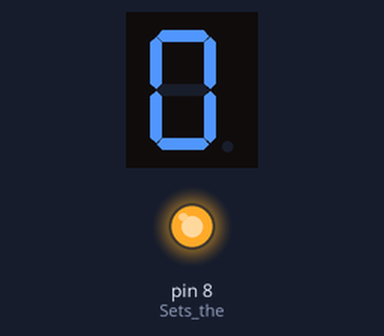
Recording of a sketch running on a simulated Arduino Uno, built with avr-gcc and run on an emulated ATmega328P. On the bench: 1-digit seven-segment display, output pins drawn as LEDs (lit = HIGH). Wiring (inferred from the names in the program): 1-digit 7-segment display, segments lit when HIGH: segments pin 6, pin 9, pin 7, pin 10, pin 5, pin 11, pin 12. The segment pins are drawn as the display they are named for; pins used as bus, display or sensor lines are not drawn.

Above: at 0.1 s.
At 5.1 s:
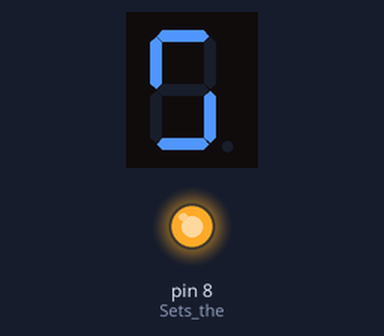
At 7.1 s:
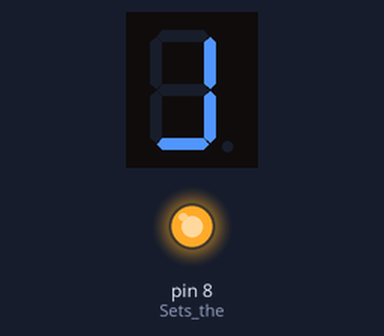
At 9.1 s:
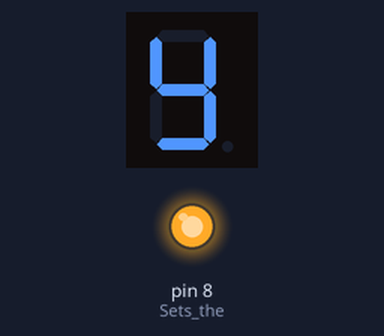
Timing chart, 0 to 10.6 s (numbered marks = the images above):
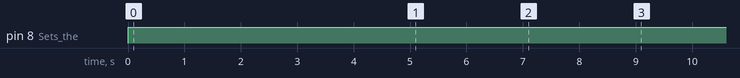

Measured:
- by itself, pin 8 (Sets_the): LOW → HIGH at 0.00 s
- by itself, everything shown: repeats every 10.0 s, in 10 steps
- what the display in image 1 shows lasts 1.0 s, from 5.0 s to 6.0 s

The sketch:

7_Segments_Version_1.ino
```cpp
/* ----- This program is used to control a one digit 7 segment to count from numbers 0-9 using the simpliest way possible. -----
   ----- The simpliest means knowing how to set all the pins as an output and know how to call them in the loop as well.   -----
   ----- Part of the goal of this is to know the purpose of each pin and know which is connected to which in order to      -----
   -----                            know how to diplay a number from 0-9 in this device.                                   ----- */


void setup() {   // This runs the code once

pinMode(5, OUTPUT);  // Sets the #1 pin (Led E) of the 7 Segment as an output
pinMode(6, OUTPUT);  // Sets the #2 pin (Led D) of the 7 Segment as an output
pinMode(7, OUTPUT);  // Sets the #4 pin (Led C) of the 7 Segment as an output
pinMode(8, OUTPUT);  // Sets the #5 pin (Led DP) of the 7 Segment as an output
pinMode(9, OUTPUT);  // Sets the #6 pin (Led B) of the 7 Segment as an output
pinMode(10,OUTPUT);  // Sets the #7 pin (Led A) of the 7 Segment as an output
pinMode(11,OUTPUT);  // Sets the #9 pin (Led F) of the 7 Segment as an output
pinMode(12,OUTPUT);  // Sets the #10 pin (Led G) of the 7 Segment as an output

} // End of the setup

void loop() {   // This runs the code on loop

/* -- Start of 0 -- */

digitalWrite(5, HIGH); // The #1 pin of the 7 Segment; Pin that will activate Led E
digitalWrite(6, HIGH); // The #2 pin of the 7 Segment; Pin that will activate Led D
digitalWrite(7, HIGH); // The #4 pin of the 7 Segment; Pin that will activate Led C
digitalWrite(8, HIGH); // The #5 pin of the 7 Segment; Pin that will activate Led DP
digitalWrite(9, HIGH); // The #6 pin of the 7 Segment; Pin that will activate Led B
digitalWrite(10,HIGH); // The #7 pin of the 7 Segment; Pin that will activate Led A
digitalWrite(11,HIGH); // The #9 pin of the 7 Segment; Pin that will activate Led F
digitalWrite(12, LOW); // The #10 pin of the 7 Segment; Pin that will activate Led G

delay(1000); // Delay for 1 second

/* -- Start of 1 -- */

digitalWrite(5, LOW); // The #1 pin of the 7 Segment; Pin that will activate Led E
digitalWrite(6, LOW); // The #2 pin of the 7 Segment; Pin that will activate Led D
digitalWrite(7, HIGH); // The #4 pin of the 7 Segment; Pin that will activate Led C
digitalWrite(8, HIGH); // The #5 pin of the 7 Segment; Pin that will activate Led DP
digitalWrite(9, HIGH); // The #6 pin of the 7 Segment; Pin that will activate Led B
digitalWrite(10, LOW); // The #7 pin of the 7 Segment; Pin that will activate Led A
digitalWrite(11, LOW); // The #9 pin of the 7 Segment; Pin that will activate Led F
digitalWrite(12, LOW); // The #10 pin of the 7 Segment; Pin that will activate Led G

delay(1000);  // Delay for 1 second

/* -- Start of 2 -- */

digitalWrite(5, HIGH); // The #1 pin of the 7 Segment; Pin that will activate Led E
digitalWrite(6, HIGH); // The #2 pin of the 7 Segment; Pin that will activate Led D
digitalWrite(7, LOW); // The #4 pin of the 7 Segment; Pin that will activate Led C
digitalWrite(8, HIGH); // The #5 pin of the 7 Segment; Pin that will activate Led DP
digitalWrite(9, HIGH); // The #6 pin of the 7 Segment; Pin that will activate Led B
digitalWrite(10,HIGH); // The #7 pin of the 7 Segment; Pin that will activate Led A
digitalWrite(11, LOW); // The #9 pin of the 7 Segment; Pin that will activate Led F
digitalWrite(12,HIGH); // The #10 pin of the 7 Segment; Pin that will activate Led G

delay(1000); // Delay for 1 second

/* -- Start of 3 -- */

digitalWrite(5, LOW); // The #1 pin of the 7 Segment; Pin that will activate Led E
digitalWrite(6, HIGH); // The #2 pin of the 7 Segment; Pin that will activate Led D
digitalWrite(7, HIGH); // The #4 pin of the 7 Segment; Pin that will activate Led C
digitalWrite(8, HIGH); // The #5 pin of the 7 Segment; Pin that will activate Led DP
digitalWrite(9, HIGH); // The #6 pin of the 7 Segment; Pin that will activate Led B
digitalWrite(10,HIGH); // The #7 pin of the 7 Segment; Pin that will activate Led A
digitalWrite(11, LOW); // The #9 pin of the 7 Segment; Pin that will activate Led F
digitalWrite(12,HIGH); // The #10 pin of the 7 Segment; Pin that will activate Led G

delay(1000); // Delay for 1 second

/* -- Start of 4 -- */

digitalWrite(5,  LOW); // The #1 pin of the 7 Segment; Pin that will activate Led E
digitalWrite(6,  LOW); // The #2 pin of the 7 Segment; Pin that will activate Led D
digitalWrite(7, HIGH); // The #4 pin of the 7 Segment; Pin that will activate Led C
digitalWrite(8, HIGH); // The #5 pin of the 7 Segment; Pin that will activate Led DP
digitalWrite(9, HIGH); // The #6 pin of the 7 Segment; Pin that will activate Led B
digitalWrite(10, LOW); // The #7 pin of the 7 Segment; Pin that will activate Led A
digitalWrite(11,HIGH); // The #9 pin of the 7 Segment; Pin that will activate Led F
digitalWrite(12,HIGH); // The #10 pin of the 7 Segment; Pin that will activate Led G

delay(1000); // Delay for 1 second

/* -- Start of 5 -- */

digitalWrite(5,  LOW); // The #1 pin of the 7 Segment; Pin that will activate Led E
digitalWrite(6, HIGH); // The #2 pin of the 7 Segment; Pin that will activate Led D
digitalWrite(7, HIGH); // The #4 pin of the 7 Segment; Pin that will activate Led C
digitalWrite(8, HIGH); // The #5 pin of the 7 Segment; Pin that will activate Led DP
digitalWrite(9,  LOW); // The #6 pin of the 7 Segment; Pin that will activate Led B
digitalWrite(10,HIGH); // The #7 pin of the 7 Segment; Pin that will activate Led A
digitalWrite(11,HIGH); // The #9 pin of the 7 Segment; Pin that will activate Led F
digitalWrite(12, LOW); // The #10 pin of the 7 Segment; Pin that will activate Led G

delay(1000); // Delay for 1 second

/* -- Start of 6 -- */

digitalWrite(5, HIGH); // The #1 pin of the 7 Segment; Pin that will activate Led E
digitalWrite(6, HIGH); // The #2 pin of the 7 Segment; Pin that will activate Led D
digitalWrite(7, HIGH); // The #4 pin of the 7 Segment; Pin that will activate Led C
digitalWrite(8, HIGH); // The #5 pin of the 7 Segment; Pin that will activate Led DP
digitalWrite(9,  LOW); // The #6 pin of the 7 Segment; Pin that will activate Led B
digitalWrite(10, LOW); // The #7 pin of the 7 Segment; Pin that will activate Led A
digitalWrite(11,HIGH); // The #9 pin of the 7 Segment; Pin that will activate Led F
digitalWrite(12,HIGH); // The #10 pin of the 7 Segment; Pin that will activate Led G

delay(1000); // Delay for 1 second

/* -- Start of 7 -- */

digitalWrite(5, LOW); // The #1 pin of the 7 Segment; Pin that will activate Led E
digitalWrite(6, LOW); // The #2 pin of the 7 Segment; Pin that will activate Led D
digitalWrite(7, HIGH); // The #4 pin of the 7 Segment; Pin that will activate Led C
digitalWrite(8, HIGH); // The #5 pin of the 7 Segment; Pin that will activate Led DP
digitalWrite(9, HIGH); // The #6 pin of the 7 Segment; Pin that will activate Led B
digitalWrite(10,HIGH); // The #7 pin of the 7 Segment; Pin that will activate Led A
digitalWrite(11, LOW); // The #9 pin of the 7 Segment; Pin that will activate Led F
digitalWrite(12, LOW); // The #10 pin of the 7 Segment; Pin that will activate Led G

delay(1000); // Delay for 1 second

/* -- Start of 8 -- */

digitalWrite(5, HIGH); // The #1 pin of the 7 Segment; Pin that will activate Led E
digitalWrite(6, HIGH); // The #2 pin of the 7 Segment; Pin that will activate Led D
digitalWrite(7, HIGH); // The #4 pin of the 7 Segment; Pin that will activate Led C
digitalWrite(8, HIGH); // The #5 pin of the 7 Segment; Pin that will activate Led DP
digitalWrite(9, HIGH); // The #6 pin of the 7 Segment; Pin that will activate Led B
digitalWrite(10,HIGH); // The #7 pin of the 7 Segment; Pin that will activate Led A
digitalWrite(11,HIGH); // The #9 pin of the 7 Segment; Pin that will activate Led F
digitalWrite(12,HIGH); // The #10 pin of the 7 Segment; Pin that will activate Led G

delay(1000); // Delay for 1 second

/* -- Start of 9 -- */

digitalWrite(5,  LOW); // The #1 pin of the 7 Segment; Pin that will activate Led E
digitalWrite(6,  LOW); // The #2 pin of the 7 Segment; Pin that will activate Led D
digitalWrite(7, HIGH); // The #4 pin of the 7 Segment; Pin that will activate Led C
digitalWrite(8, HIGH); // The #5 pin of the 7 Segment; Pin that will activate Led DP
digitalWrite(9, HIGH); // The #6 pin of the 7 Segment; Pin that will activate Led B
digitalWrite(10,HIGH); // The #7 pin of the 7 Segment; Pin that will activate Led A
digitalWrite(11,HIGH); // The #9 pin of the 7 Segment; Pin that will activate Led F
digitalWrite(12,HIGH); // The #10 pin of the 7 Segment; Pin that will activate Led G

delay(1000); // Delay for 1 second

} // End of the loop
```
